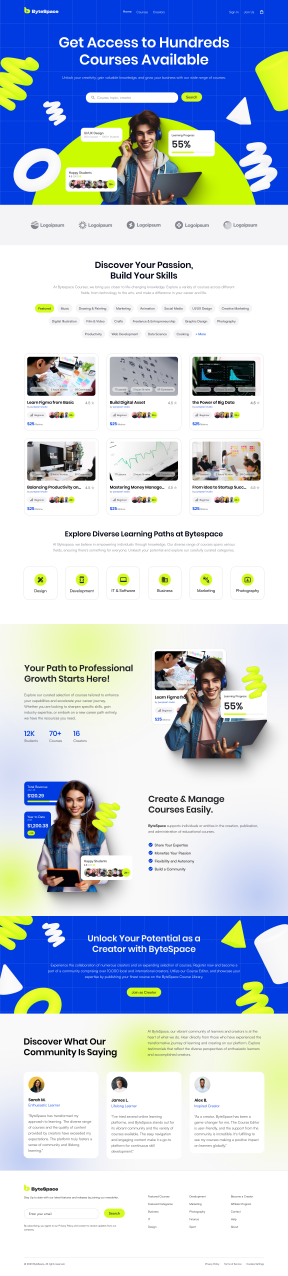
#> input picture design/screenshots/page-1-home.png, 1440 x 6377 px, found by its file name (shown at 1/5 size)
$ python crop_hero_screenshot.py
#> lines starting #> are read from the running program, lines starting #| are printed output that depends on the picture; long printed decimals are rounded
from PIL import Image

im = Image.open('design/screenshots/page-1-home.png')
#> im is the input picture: PIL image 1440x6377 RGB; mean R, G, B 191.3, 202.9, 218.9
print(f"page-1-home.png size: {im.size}")
#| page-1-home.png size: (1440, 6377)

# The image is 1440 x 6377 (or scaled)
# Let's crop the hero section (0 to 1024)
scale_x = im.width / 1440.0
#> scale_x = 1
scale_y = im.height / 6377.0
#> scale_y = 1
print(f"Scale: x={scale_x}, y={scale_y}")
#| Scale: x=1.0, y=1.0

hero_crop = im.crop((0, 0, int(1440 * scale_x), int(1024 * scale_y)))
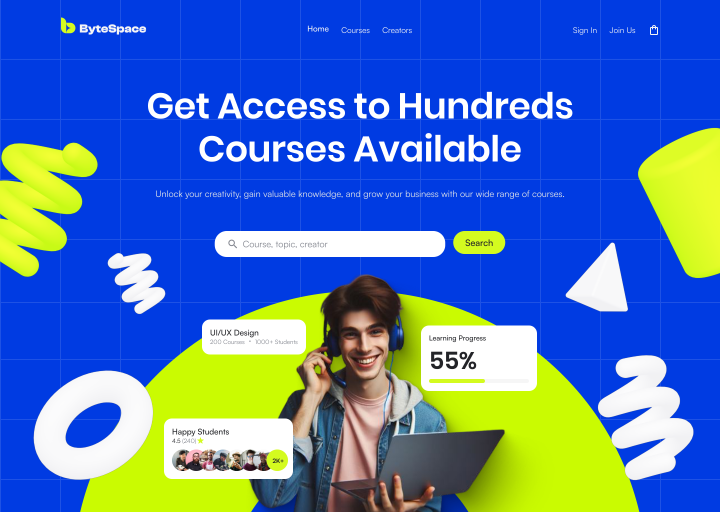
#> hero_crop: PIL image 1440x1024 RGB (shown at 1/2 size); mean R, G, B 76.2, 118.2, 183
hero_crop.save('design/screenshots/hero_crop_1440x1024.png')
print("Saved hero_crop_1440x1024.png")

$ run again, with design/screenshots/page-2-register.png copied over design/screenshots/page-1-home.png
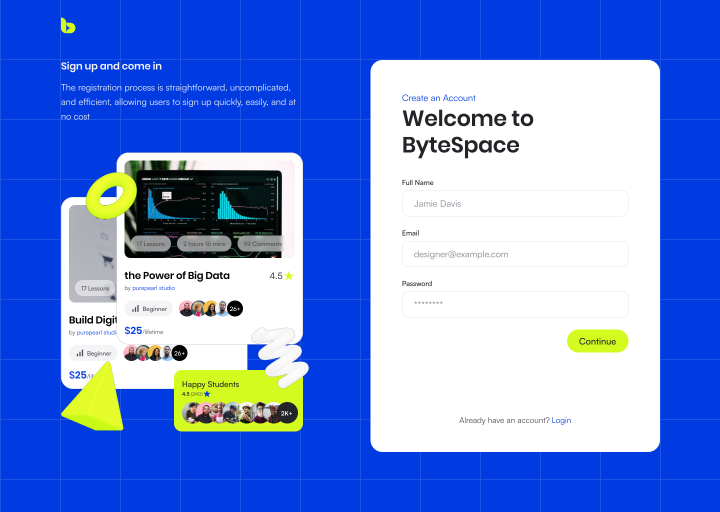
#> input picture design/screenshots/page-2-register.png, 1440 x 1024 px, found by its file name (shown at 1/2 size)
#> im is the input picture: PIL image 1440x1024 RGB; mean R, G, B 108.5, 140.6, 221.4
#| page-1-home.png size: (1440, 1024)
#| Scale: x=1.0, y=0.1606
#> `hero_crop = im.crop((0, 0, int(1440 * scale_x), int(1024 * scale_y)))`:
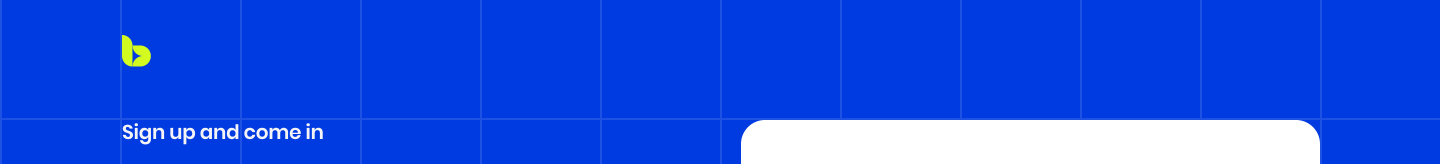
#> hero_crop: PIL image 1440x164 RGB; mean R, G, B 29.8, 81.9, 228.8

$ run again, with design/screenshots/page-4-search.png copied over design/screenshots/page-1-home.png
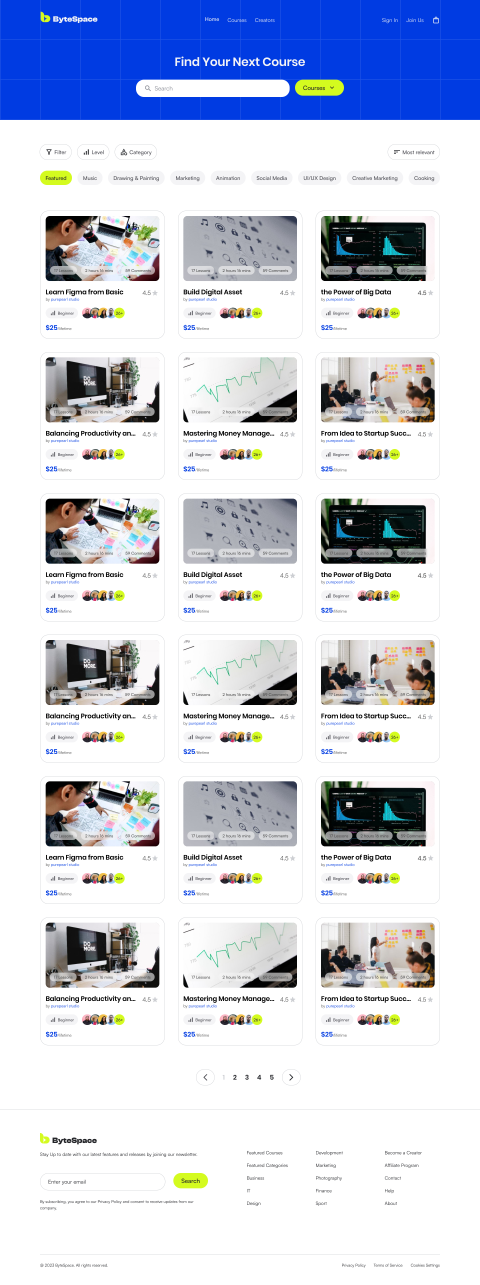
#> input picture design/screenshots/page-4-search.png, 1440 x 3853 px, found by its file name (shown at 1/3 size)
#> im is the input picture: PIL image 1440x3853 RGB; mean R, G, B 206.6, 211.8, 225.3
#| page-1-home.png size: (1440, 3853)
#| Scale: x=1.0, y=0.6042
#> `hero_crop = im.crop((0, 0, int(1440 * scale_x), int(1024 * scale_y)))`:
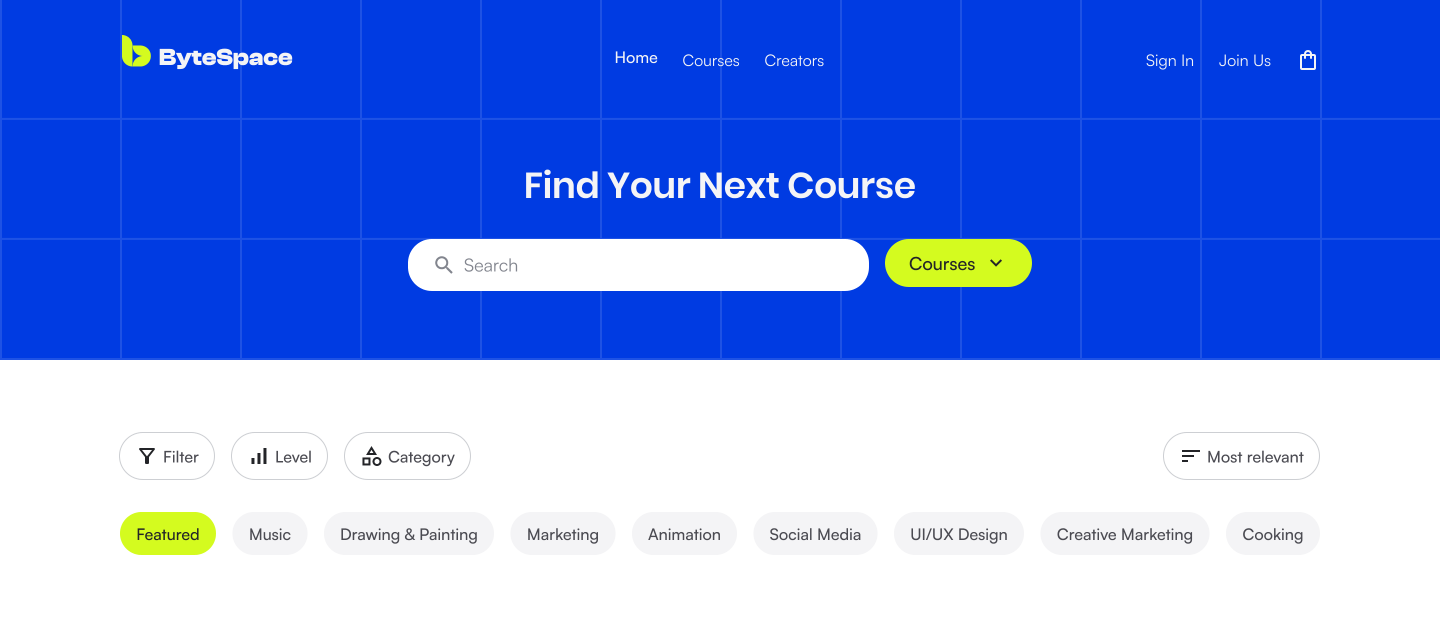
#> hero_crop: PIL image 1440x618 RGB; mean R, G, B 115.5, 147.7, 235.3
